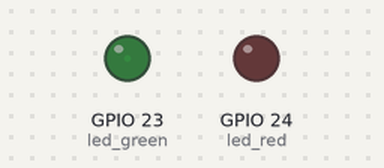
Recording of a program running on a simulated Raspberry Pi (BCM pin numbers). On the bench: output pins drawn as LEDs (lit = HIGH). What the program prints to the terminal is not drawn. At 6.0 s the program stops and its outputs stay as they are.

Above: at 0.1 s.
At 2.1 s:
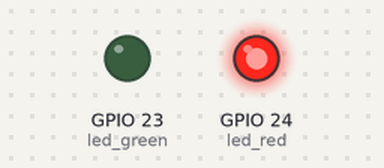
At 4.1 s:
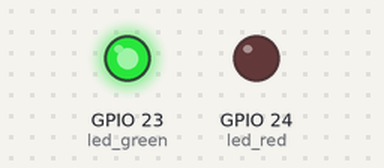
Timing chart, 0 to 7.5 s (numbered marks = the images above):
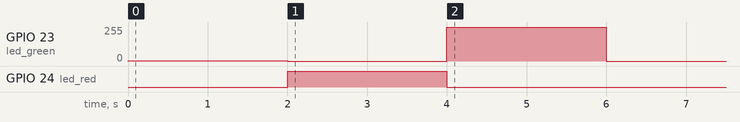

Measured:
- by itself, GPIO 23 (led_green): 0/255 → 3/255 at 0.00 s, → 0/255 2.0 s later, → 255/255 2.0 s later, → 0/255 2.0 s later
- by itself, GPIO 24 (led_red): LOW → HIGH at 2.0 s, → LOW 2.0 s later

The program:

LED.py
```python
from gpiozero import PWMLED
# from rpi_lcd import PWMLED
import time

# import RPi.GPIO as GPIO
# # from gpiozero.pins.pigpio import PiGPIOFactory
# GPIO.setmode(GPIO.BCM)
# for i in (22, 23, 24):
# 	GPIO.setup(i, GPIO.OUT)
# 	GPIO.output(i, GPIO.HIGH)
# 	time.sleep(3.0)
# 	GPIO.output(i, GPIO.LOW)
# exit(0)

# # PWMLED instances for each LED
led_red = PWMLED(24)
led_green = PWMLED(23)
# led_red = PWMLED("GPIO5")
# led_green = PWMLED("GPIO4")

# This function generates the actual color
# The color intensity can be changed using the respective color variable
# After the color has been set, "time.sleep" is used to define the time for which the color in question is to be displayed
def led_light_control(red, green, pause):
    led_red.value = red
    led_green.value = green
    if pause == None:
        return
    time.sleep(pause)

    # Switch off LEDs after the pause
    led_red.value = 0
    led_green.value = 0

if __name__ == "__main__":
    print("LED test [press CTRL+C to end the test]")

    led_light_control(0.0, 0.01, 2) # dim green
    # led_light_control(0.0, 0.5, 2) # bright green
    # led_light_control(0.01, 0.0, 2) # dim red
    # led_light_control(0.5, 0.0, 2) # bright red

    led_red.on()
    time.sleep(2)
    led_red.off()
    led_green.on()
    time.sleep(2)
    led_green.off()
```
